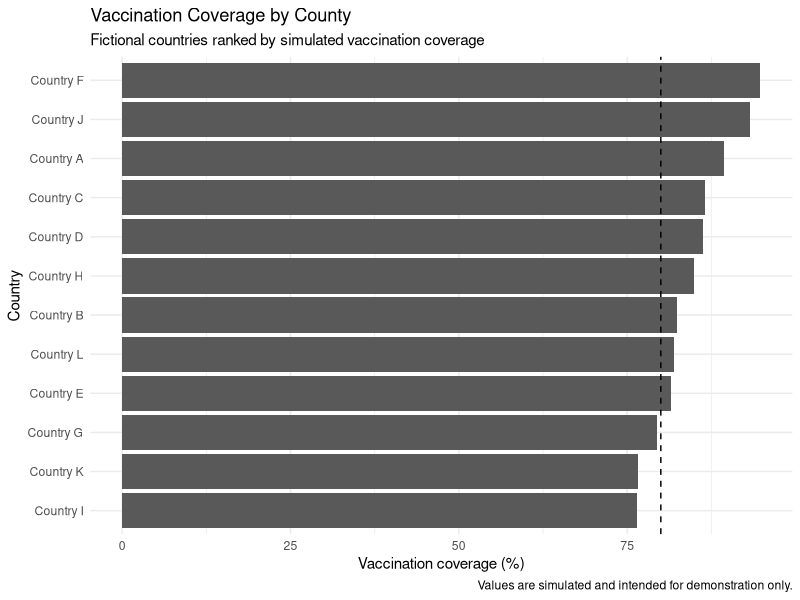
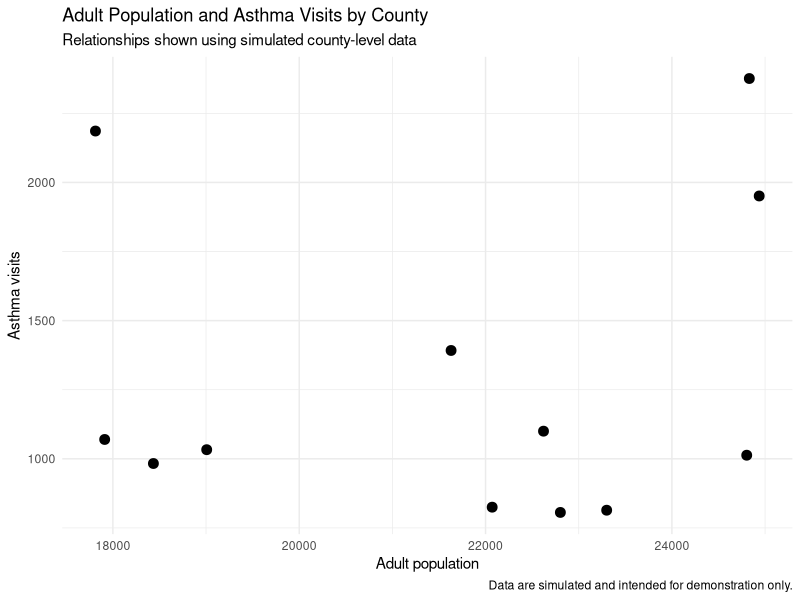
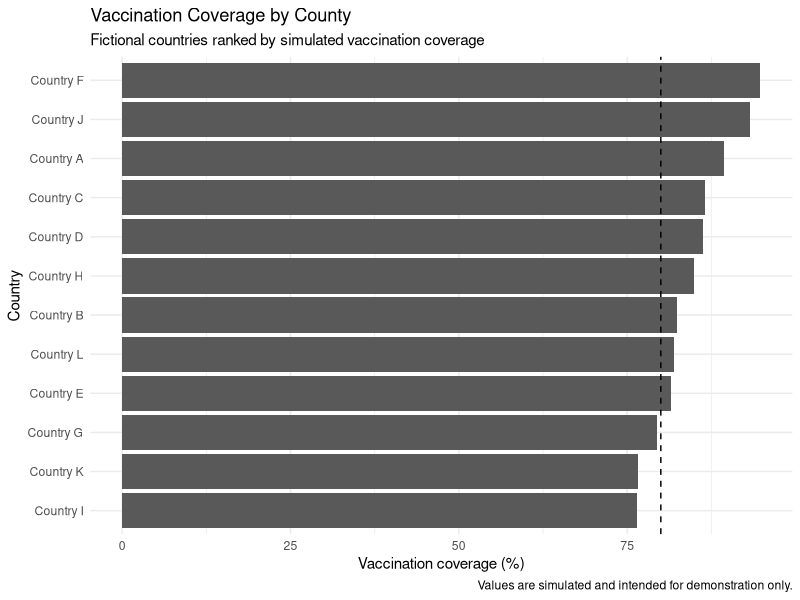
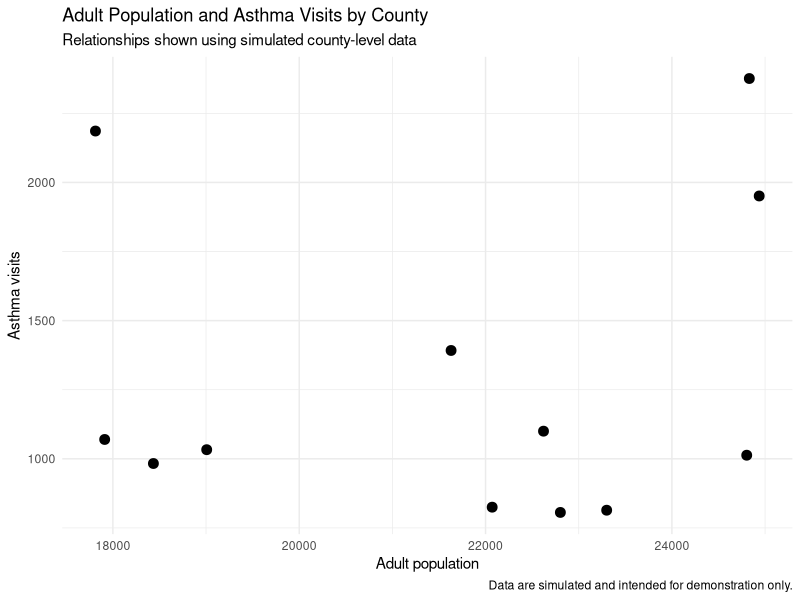

These figures' R source, in order:
## ---- chunk 1
library(tidyverse)
library(here)
library(fs)
## ---- chunk 2
here()
## ---- chunk 3
folders <- c(
  "data",
  "figures",
  "scripts",
  "tables",
  "assignments",
  "labs",
  "portfolio"
)

folders %>%
  purrr::walk(
    \(
      folder)
    dir_create(
      folder,
      showWarnings = FALSE
    )
    )
## ---- chunk 4
set.seed(716)

public_health_data <- tibble(
  county = paste("Country",
                   LETTERS[1:12]
  ),
  region = rep(
    c("North", 
      "Central", 
      "South"
      ),
    each = 4
  ),
  adult_population = sample(
    25000:15000,
    12
  ),
  asthma_visits = sample(
    150:2500,
    12
  ),
  vaccination_rate = round(
    runif(
      12,65,95
    ),
    1
  )
) %>%
  mutate(
    asthma_visit_rate = round(
      (asthma_visits / adult_population)*
        100000,
      1
    )
  )
## ---- chunk 5
write_csv(
  public_health_data,
  here("data",
       "county_health_data.csv")
)
## ---- chunk 6
glimpse(
  public_health_data
)
## ---- chunk 7
summary_data <- public_health_data %>%
  summarise(
    number_of_counties = n(),
    mean_vaccination_rate = mean(
      vaccination_rate
    ),
    median_asthma_visit_rate = median(
      asthma_visit_rate
    )
  )

summary_data

## ---- chunk 8
vaccination_plot <- public_health_data %>%
  ggplot(
    aes(
      x = reorder(county, vaccination_rate),
      y = vaccination_rate
    )
  ) +
  geom_col() +
  geom_hline(
    yintercept = 80,
    linetype = "dashed"
  ) +
  coord_flip() +
  labs(
    title = "Vaccination Coverage by County",
    subtitle = "Fictional countries ranked by simulated vaccination coverage",
    x = "Country",
    y = "Vaccination coverage (%)",
    caption = "Values are simulated and intended for demonstration only."
  ) +
  theme_minimal()
vaccination_plot
## ---- chunk 9
ggsave(
  filename = here(
    "figures", 
    "lab01_vaccination_coverage.png"
  ),
  plot = vaccination_plot,
  width = 8,
  height = 6,
  dpi = 300
)
## ---- chunk 10
independent_plot <- public_health_data %>%
  ggplot(
    aes(
      x = adult_population,
      y = asthma_visits
    )
  ) +
  geom_point(
    size = 3
  ) +
  labs(
    title = "Adult Population and Asthma Visits by County",
    subtitle = "Relationships shown using simulated county-level data",
    x = "Adult population",
    y = "Asthma visits",
    caption = "Data are simulated and intended for demonstration only."
  ) +
  theme_minimal()
independent_plot
## ---- chunk 11
ggsave(
  filename = here(
    "figures",
    "independent_plot.png"
  ),
  plot = independent_plot,
  width = 8,
  height = 6,
  dpi = 300
)
